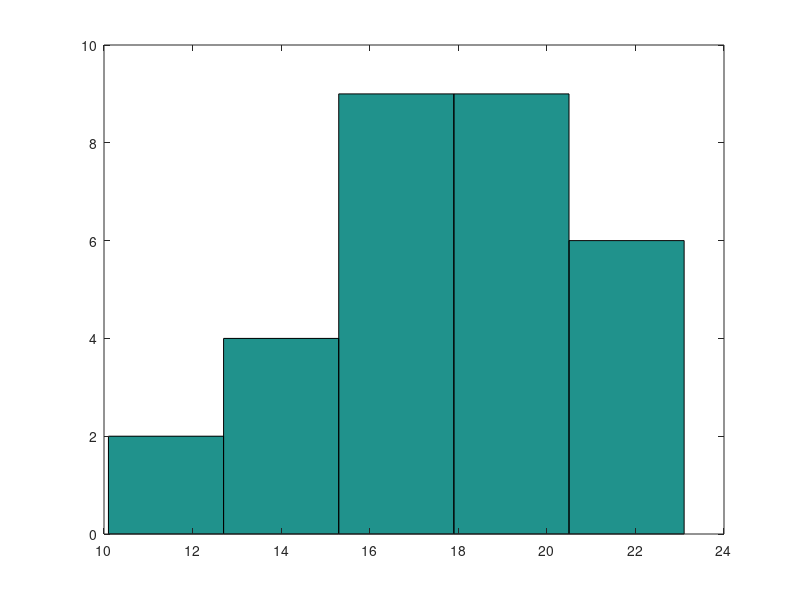

Write MATLAB code to recreate this figure.
clear all;
x = [20.3 15.4 17.2 19.2 23.1 18.1 21.9 15.3 16.8 13.2 20.4 16.5 19. 20.5 14.3 20.1 16.8 14.7 20.8 19.5 15.4 19.3 17.8 16.2 15.7 22.8 21.9 12.5 10.1 21.5];
n = length(x);
K = round(sqrt(n));
R = range(x);
Avr_v = mean(x);
min_v = min(x);
max_v = max(x);
median = sort(x);
median = median(n/2);
hist(x,K);
fprintf('Diff avr median %14.7f \n', 100*Avr_v/median);